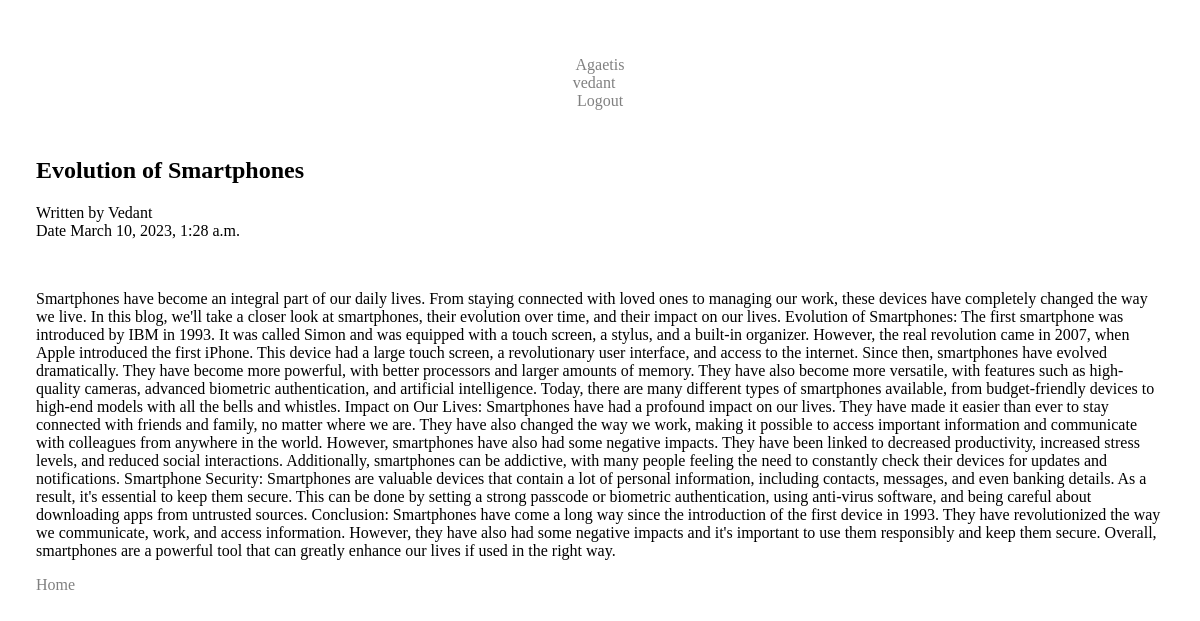
Page /blog/2/ (signed in) on the committed database.
### blog/models.py (models this page shows, shortened)
class Post(models.Model):
    title = models.CharField(max_length=100)
    content = models.TextField()
    short_content = models.TextField()
    image = CloudinaryField(blank=False)
    created_at = models.DateTimeField(auto_now_add=True)
    author = models.CharField('Name',max_length=25)

### blog/views.py (the view, shortened to what this page needs)
# urls.py: 2. Add a URL to urlpatterns:  path('blog/', include('blog.urls'))
def blog(request, post_id):
    post = Post.objects.get(id=post_id)
    return render(request, "blog-view.html", {'post': post})

### templates/blog-view.html (shortened to what this page needs)
<!DOCTYPE html>
<html lang="en">
<head>
    {% load static %}
    <link rel="stylesheet" href="{% static 'css/style.css' %}">
</head>
<body>
    <nav class="navbar navbar-expand-lg navbar-light shadow-sm">
        <div class="container">
            <a class="navbar-brand title-icon" href="#"><span class="font-primary">Agaetis</span></a>
                <div class="navbar-nav ms-auto mb-2">
                    <div class="nav-item">
                        <a class="nav-link font-black" href="#about">{{ user }} &nbsp;&nbsp; </a>
                    <div class="nav-item">
                        <div class="logout"><a href="{% url 'logout' %}">Logout</a></div>
            </div>
    </nav>
    <section class="content">
        <div class="title"> <h1>  <br>{{ post.title }}</h1> </div>
        <p>Written by {{ post.author }} <br> Date {{ post.created_at }}</p>
        <div class="blog-id-img">
        </div>
        <div class="blog">
            <p>{{ post.content }}</p>
        </div>
        <div id="back">
            <a href="{% url 'post_list' %}"> Home </a> <br>
        </div>
    </section>
</body>
</html>

### static/css/style.css (style rules this page uses)
body { margin: 0 3%; padding: 0; }
a { text-decoration: none; color: gray; }
.blog { display: flex; }
.container { text-align: center; margin-top: 5%; }

### rows in the picture
Post: title "Evolution of Smartphones", author "Vedant", created_at "March 10, 2023, 1:28 a.m.", content "Smartphones have become an integral part of our daily lives. From staying connected with loved ones to managing our work, these devices have completely changed the way we live. In this blog, we'll take a closer look at smartphones, their evolution over time, and their impact on our lives. Evolution of Smartphones: The first smartphone was introduced by IBM in 1993. It was called Simon and was equipped with a touch screen, a stylus, and a built-in organizer. However, the real revolution came in 2007, when Apple introduced the first iPhone. This device had a large touch screen, a revolutionary user interface, and access to the internet. Since then, smartphones have evolved dramatically. They…"

### other values in the picture
{{ user }} "vedant"
